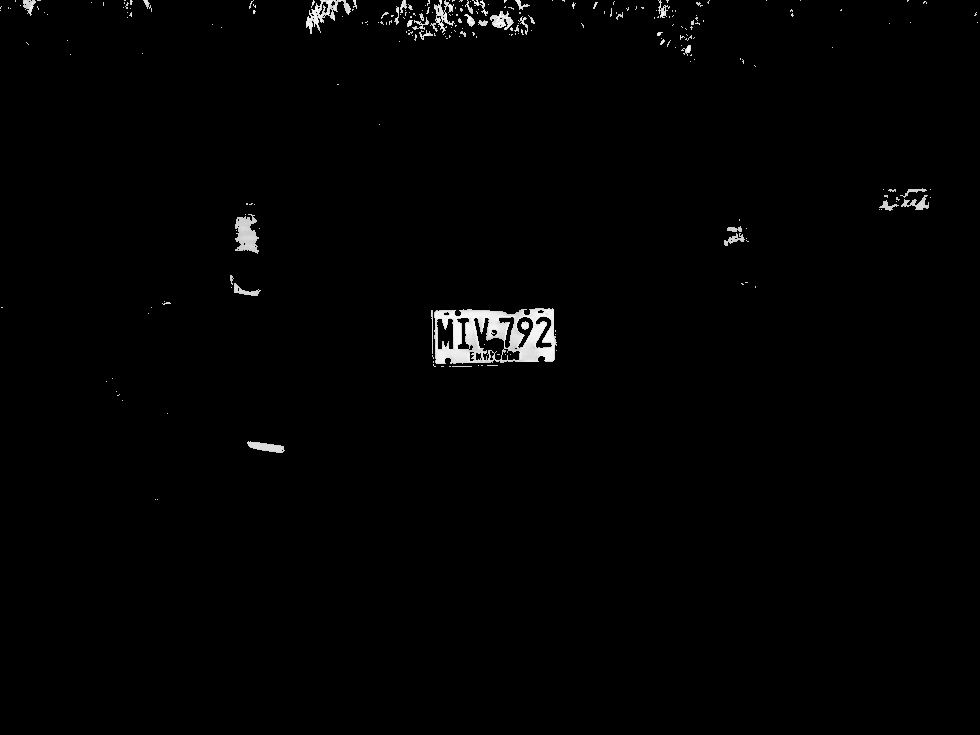
#> input picture images/placaCarro.tif, 980 x 735 px
$ python class_10_p2.py
#> lines starting #> are read from the running program, lines starting #| are printed output that depends on the picture; after the words box and inside, x2 and y2 are one past the last pixel; in counts of white or black regions, pixels touching at a corner belong together
#> further down, plate is the input picture: shape (735, 980, 3); min 0, max 255, mean 2.7
# -*- coding: utf-8 -*-
"""
Created on Sun Aug 25 19:26:36 2019

@author: luisf
"""

# =============================================================================
# DIP with openCV Class 10
#
#P2: Finding the biggest Object using contours
# =============================================================================

# In the following code I will use findContours to find the objects on the
# number plate image that i have previously worked on, and find the biggest
# object to then delete all the other objects leaving only the number plate

import cv2
import os
import numpy as np

root = os.path.abspath(os.getcwd()) + '/images'

# this function finds the biggest object on a binary image and deletes the
# smaller objects
def biggest_object(img):
    r,c,l = img.shape
#> r = 735; c = 980; l = 3
    if( l > 1):
        img = cv2.cvtColor(img, cv2.COLOR_BGR2GRAY)

    # Thresholding. I should use the cv2 function but the image is already
    # binary in this case
    img[img > 0] = 255

    # finding contours on the image
    contours,_ = cv2.findContours(img, cv2.RETR_LIST, cv2.CHAIN_APPROX_SIMPLE)
#> contours = 307 contours, 268 with area under 20; largest, box (x1, y1, x2, y2) and area: (434, 308, 557, 364) 5972, (473, 317, 505, 361) 618, (235, 214, 259, 254) 558, (306, 0, 351, 34) 493, (436, 318, 454, 350) 428

    # biggest  bounding Rectangle and area so far
    mx = (0,0,0,0)
    mx_area = 0

    # finding the biggest rectangle
    for cont in contours:
        # bounding rectangle for each contour and the area it takes
        x,y,w,h = cv2.boundingRect(cont)
        area = w*h
        if( area > mx_area):
            # new biggest area
            mx = x,y,w,h
            mx_area = area
#> this loop made 307 passes
#> (x, y, w, h, area, mx_area) on passes 4, 37, 38, 47: (247, 441, 38, 12, 456, 456), (436, 318, 18, 32, 576, 576), (473, 317, 32, 44, 1408, 1408), (434, 308, 123, 56, 6888, 6888)
#> (x, y, w, h, area) on passes 24, 25, 26, 28, 30, 35: (475, 352, 7, 9, 63), (469, 351, 6, 11, 66), (489, 350, 6, 11, 66), (501, 348, 20, 13, 260), (468, 344, 6, 7, 42), (491, 329, 7, 8, 56)
#> after the loop, mx_area = 6888
    # removing the rest of the objects leaving only the biggest one
    x,y,w,h = mx
#> x = 434; y = 308; w = 123; h = 56
    img[0:y,:] = 0
    img[y+h:img.shape[0],:] = 0
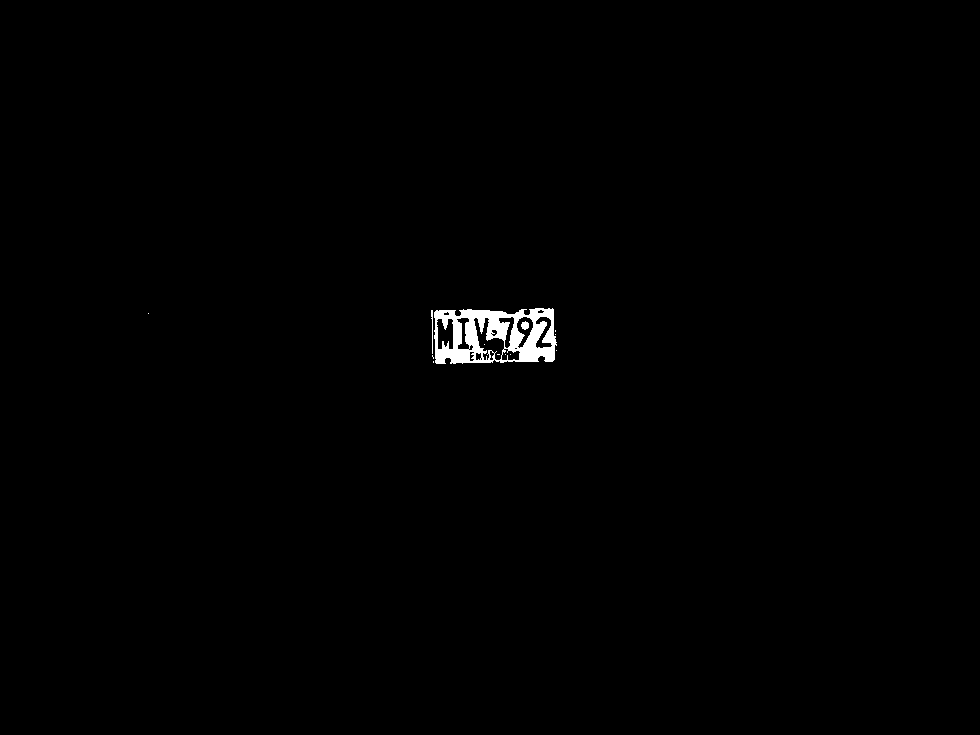
#> img: shape (735, 980); 0.6% white; 13 white regions (10 under 20 px), largest, box (x1, y1, x2, y2) and area: (434, 308, 557, 364) 4166, (521, 321, 529, 330) 53, (431, 310, 433, 354) 52
    img[:,0:x] = 0
#> img: shape (735, 980); 0.59% white; 9 white regions (7 under 20 px), largest, box (x1, y1, x2, y2) and area: (434, 308, 557, 364) 4166, (521, 321, 529, 330) 53
    img[:,x+w:img.shape[1]] = 0
    return mx_area, img


plate = cv2.imread(root + '/placaCarro.tif')

area, nplate = biggest_object(plate)
#> area = 6888

cv2.imshow('Area: '+str(area),nplate)

cv2.waitKey(0)
cv2.destroyAllWindows()
